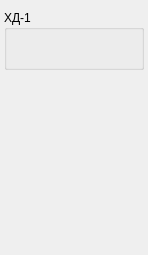
  <widget class="QWidget" name="dgroup_3" native="true">
   <property name="geometry">
    <rect>
     <x>1087</x>
     <y>230</y>
     <width>148</width>
     <height>255</height>
    </rect>
   </property>
   <widget class="pyAnimation" name="dadditions_1">
    <property name="geometry">
     <rect>
      <x>31</x>
      <y>34</y>
      <width>86</width>
      <height>131</height>
     </rect>
    </property>
    <property name="contextMenuPolicy">
     <enum>Qt::CustomContextMenu</enum>
    </property>
    <property name="source">
     <url>
      <string>qrc:/concrete/dadditions.mng</string>
     </url>
    </property>
    <property name="bounce">
     <bool>true</bool>
    </property>
   </widget>
   <widget class="DosatorPanel" name="dosatorpanel_3">
    <property name="geometry">
     <rect>
      <x>4</x>
      <y>10</y>
      <width>140</width>
      <height>60</height>
     </rect>
    </property>
    <property name="title">
     <string>ХД-1</string>
    </property>
    <property name="precision">
     <number>2</number>
    </property>
   </widget>
   <widget class="pyAnimation" name="pyanimation_4">
    <property name="geometry">
     <rect>
      <x>60</x>
      <y>160</y>
      <width>32</width>
      <height>95</height>
     </rect>
    </property>
    <property name="running">
     <bool>true</bool>
    </property>
    <property name="source">
     <url>
      <string>qrc:/concrete/water-rain.mng</string>
     </url>
    </property>
    <property name="ceaseless">
     <bool>true</bool>
    </property>
    <property name="rewind">
     <bool>false</bool>
    </property>
   </widget>
   <widget class="QPushButton" name="open_13">
    <property name="geometry">
     <rect>
      <x>58</x>
      <y>80</y>
      <width>32</width>
      <height>32</height>
     </rect>
    </property>
    <property name="cursor">
     <cursorShape>PointingHandCursor</cursorShape>
    </property>
    <property name="text">
     <string/>
    </property>
    <property name="checkable">
     <bool>true</bool>
    </property>
    <property name="flat">
     <bool>true</bool>
    </property>
    <property name="style" stdset="0">
     <string>open</string>
    </property>
   </widget>
   <widget class="QPushButton" name="helper_10">
    <property name="geometry">
     <rect>
      <x>48</x>
      <y>180</y>
      <width>54</width>
      <height>50</height>
     </rect>
    </property>
    <property name="cursor">
     <cursorShape>PointingHandCursor</cursorShape>
    </property>
    <property name="text">
     <string/>
    </property>
    <property name="icon">
     <iconset resource="../../../../external/concretetheme/concrete.qrc">
      <normaloff>:/concrete/attention.png</normaloff>:/concrete/attention.png</iconset>
    </property>
    <property name="iconSize">
     <size>
      <width>48</width>
      <height>48</height>
     </size>
    </property>
    <property name="flat">
     <bool>true</bool>
    </property>
    <property name="style" stdset="0">
     <string/>
    </property>
   </widget>
  </widget>
